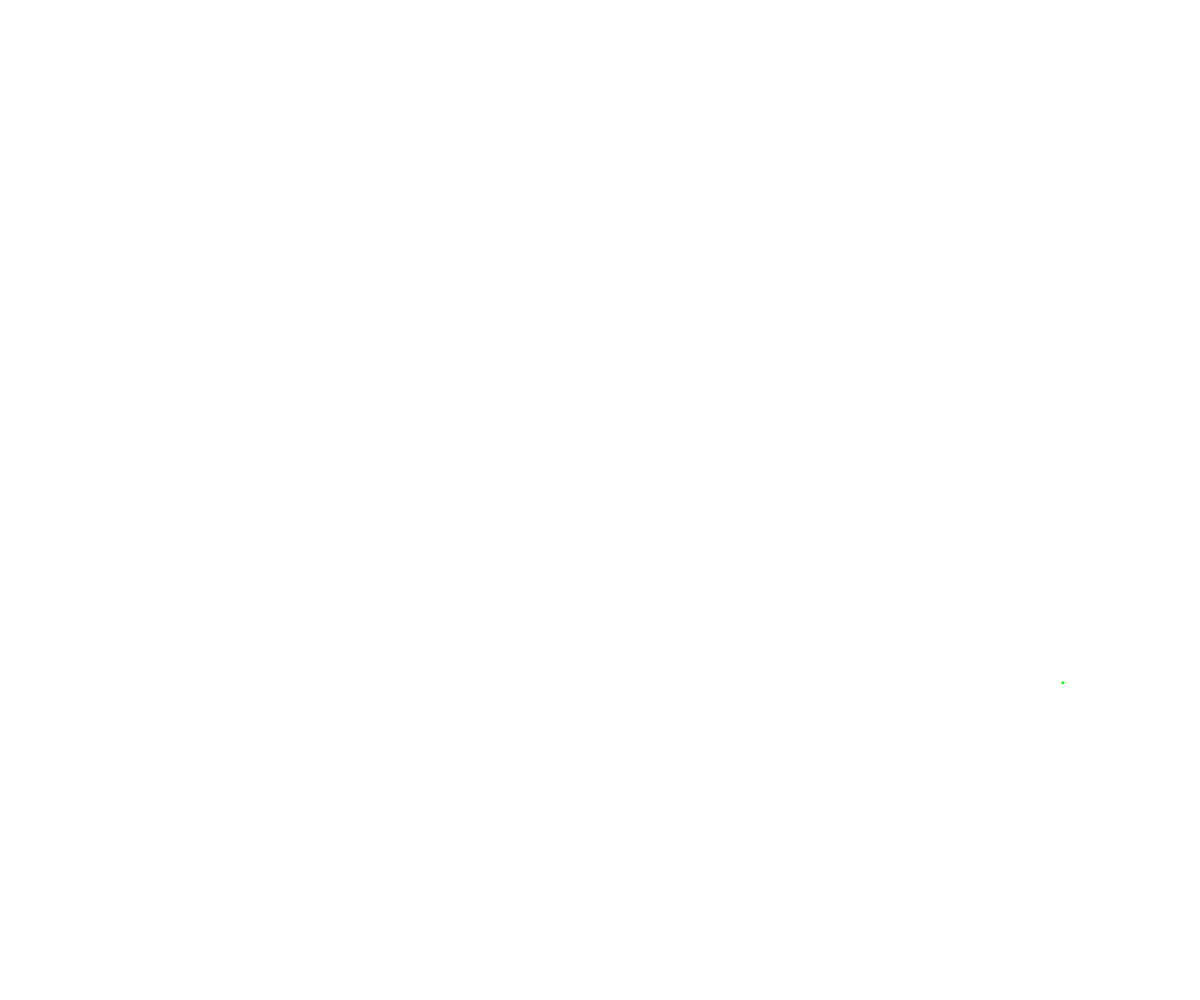
Frame 1 (no input)
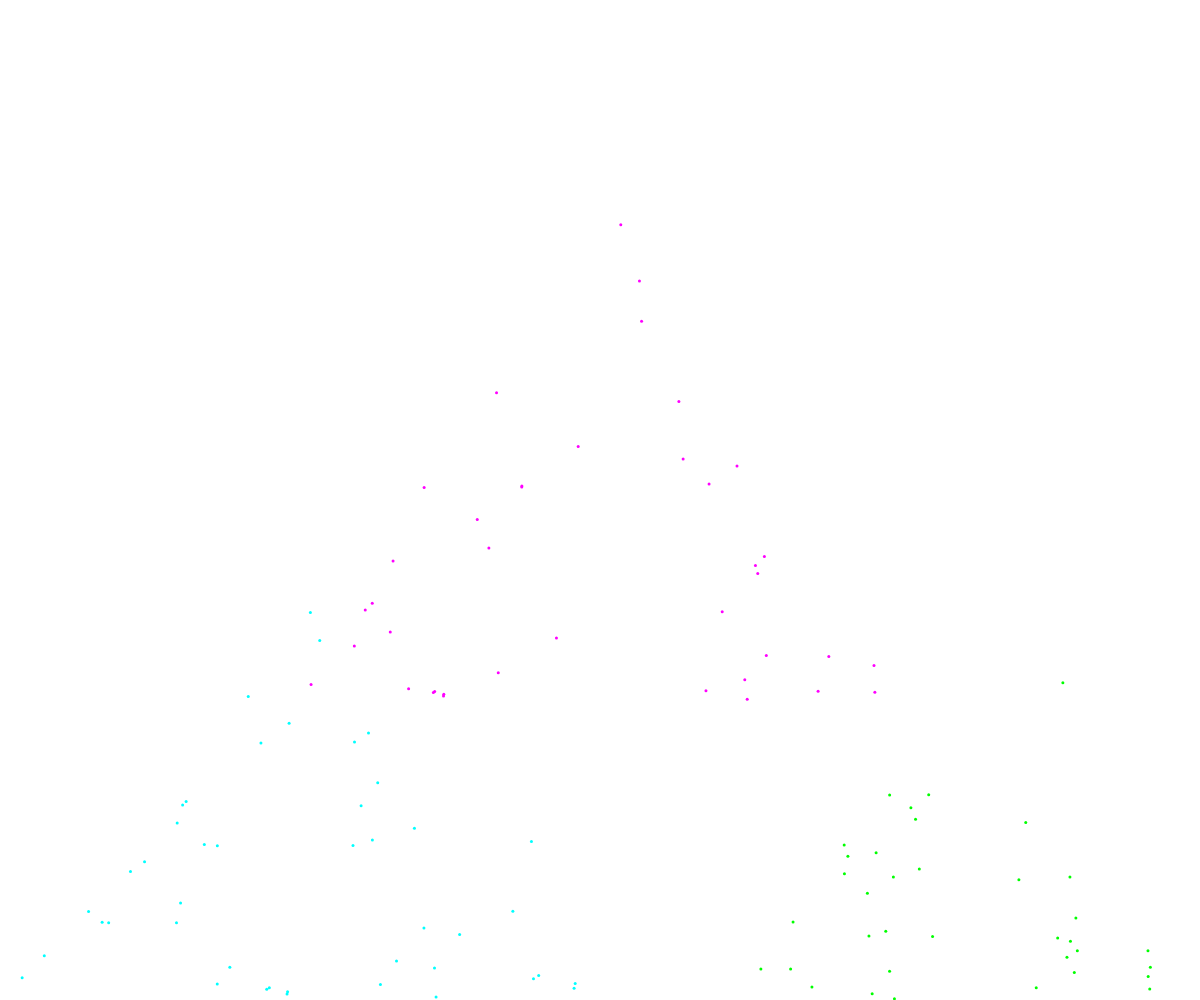
Frame 60 (no input)
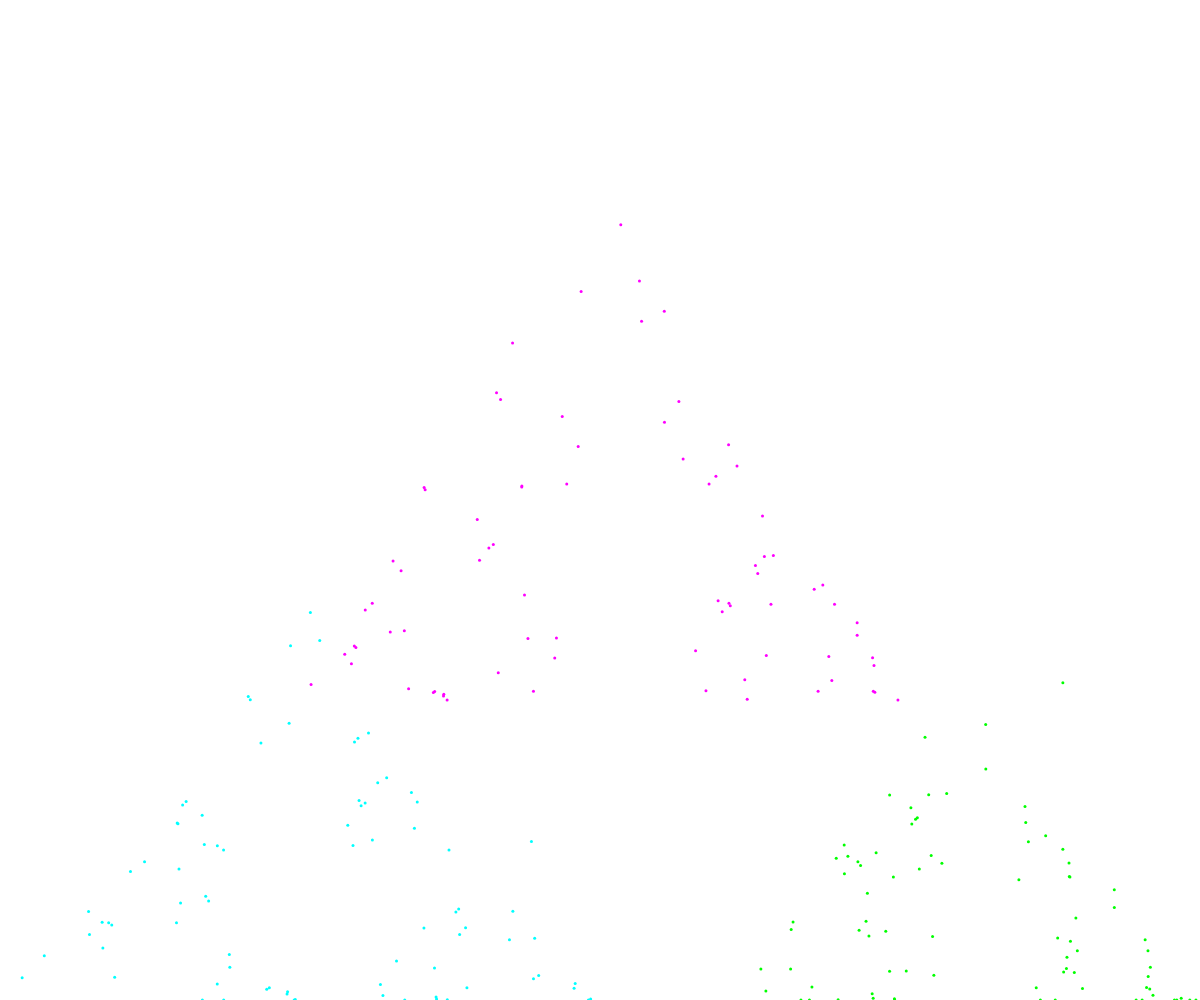
Frame 120 (the mouse pressed at the canvas centre since frame 60)

The p5.js sketch that drew these frames (run headless with seeded random() and noise() and a simulated clock; from frame 60 on, the mouse is pressed at the canvas centre):

// p5.js sketch
// ── sketch.js
let ax, ay, bx, by, cx, cy;
let x, y;

function setup() {
	createCanvas(windowWidth, windowHeight);
	ax = width/2;
	ay = 0;
	bx = 0;
	by = height;
	cx = width;
	cy = height;

	x = random(width);
	y = random(height);

	background(255);
	stroke(255);
	strokeWeight(8);
	point(ax, ay);
	point(bx, by);
	point(cx, cy);
	//ellipse(x, y, 20);
}

function draw() {
	//frameRate(1);
	for(let i = 0; i < 2; i++) {
		strokeWeight(3);
		point(x, y);
		//ellipse(x, y, 5);

		let r = floor(random(3));

		if(r == 0) {
			stroke(255, 0, 255);
			x = lerp(x, ax, 0.5);
			y = lerp(y, ay, 0.3);
		} else if(r == 1) {
			stroke(0, 255, 255);
			x = lerp(x, bx, 0.5);
			y = lerp(y, by, 0.5);
		} else if(r == 2) {
			stroke(0, 255, 0);
			x = lerp(x, cx, 0.6);
			y = lerp(y, cy, 0.6);
		}
	}
}

// ── sketch1.js
let points;
let current, previous;

function setup() {
	createCanvas(windowWidth, windowHeight);
	reset();
}

function reset() {
	points = [];

	const n = 5;

	for (let i = 0; i < n; i++) {
		let angle = i * TWO_PI / n;
		let v = p5.Vector.fromAngle(angle);
		v.mult(width/4);
		v.add(width/2, height/2);
		points.push(v);
	}
	current = createVector(random(width), random(height));
	background(0);
}

function draw() {

	if (frameCount % 200 == 0) {
		//reset();
	}
	for(let i = 0; i < 100; i++) {
		strokeWeight(1);
		stroke(255, 0, 0);

		let next = random(points);
		if(next != previous) {
			current.x = lerp(current.x, next.x, 0.5);
			current.y = lerp(current.y, next.y, 0.5);
			point(current.x, current.y);
		}
		previous = next;
	}
}
